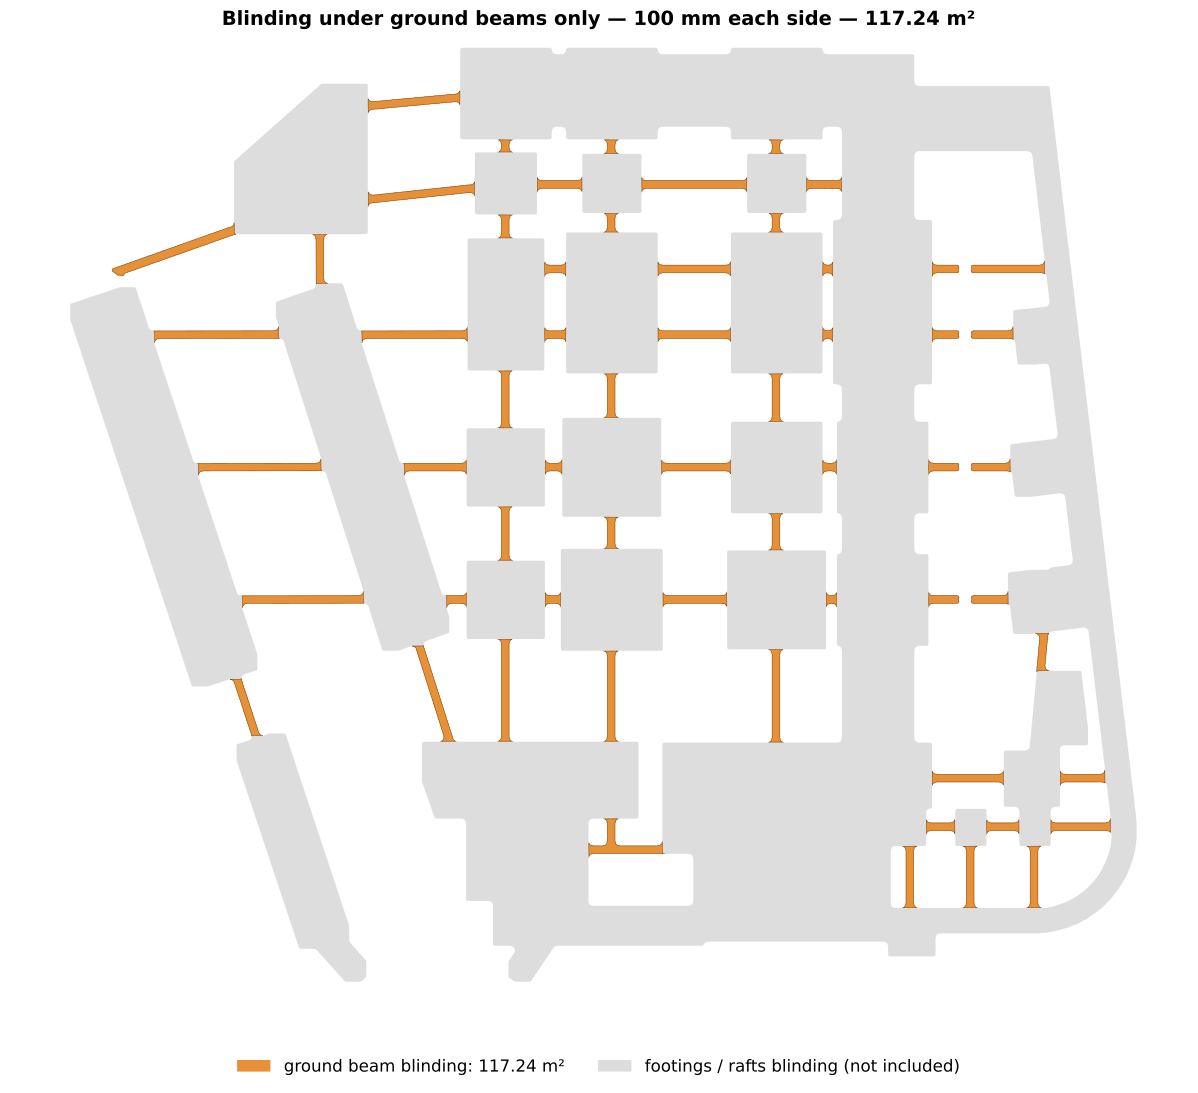

The Python source for this figure:
"""Blinding under the ground beams only (G.B, G.B1-G.B5), 100 mm projection each side.

  - beam concrete = the foundation RC footprint minus the footings/rafts (parts narrower
    than 1 m, see footings_concrete.py); pieces under 0.3 m² (corner slivers) are ignored
  - beam blinding = beam concrete grown by 100 mm, minus the blinding already under the
    footings and rafts (so nothing is counted twice)
Outputs: beam_blinding.dxf (traced closed polylines, plan coordinates), beam_blinding.pdf,
beam_blinding.xlsx
"""
import sys
import numpy as np
from skimage import measure
from shapely.geometry import Polygon
from shapely.ops import unary_union
import ezdxf
import matplotlib; matplotlib.use("Agg")
import matplotlib.pyplot as plt
import openpyxl
from openpyxl.styles import Font, PatternFill

sys.argv = sys.argv[:1]
exec(open("footings_concrete.py").read().split('ws.title = "Footings & rafts"')[0])
beam_rc = rc & ~feet
lb, nb = ndi.label(beam_rc)
sizes = ndi.sum(np.ones_like(lb), lb, index=np.arange(1, nb + 1)) * RES * RES
beam_rc = np.isin(lb, [i + 1 for i, a in enumerate(sizes) if a > 0.3])
P = int(round(PROJECTION / RES)); pdisk = np.hypot(*np.mgrid[-P:P + 1, -P:P + 1]) <= P
beam_bl = ndi.binary_dilation(beam_rc, structure=pdisk) & ~feet_blind
conc_area = beam_rc.sum() * RES * RES
bl_area = beam_bl.sum() * RES * RES
drawn_area = (blind & ~feet_blind).sum() * RES * RES


def trace(mask):
    m = np.pad(mask, 1)
    geom = Polygon()
    rings = []
    for c in measure.find_contours(m.astype(np.uint8), 0.5):
        if len(c) >= 4:
            pg = Polygon([(X0 + (cc - 1) * RES + RES / 2, Y1 - (rr - 1) * RES - RES / 2) for rr, cc in c]).buffer(0)
            if pg.area > 0.02:
                rings.append(pg)
    for pg in sorted(rings, key=lambda g: -g.area):
        geom = geom.symmetric_difference(pg)
    return geom.simplify(0.01)


g = trace(beam_bl)
polys = [p for p in getattr(g, "geoms", [g]) if p.area > 0.05]
doc = ezdxf.new("R2018", setup=True); doc.units = ezdxf.units.M
msp = doc.modelspace()
doc.layers.add("BLINDING-GROUND-BEAMS", color=30); doc.layers.add("BLINDING-GROUND-BEAMS-HATCH", color=30)
doc.layers.add("BLINDING-LABEL", color=7)
for pg in polys:
    ext = list(pg.exterior.coords)[:-1]
    msp.add_lwpolyline(ext, close=True, dxfattribs={"layer": "BLINDING-GROUND-BEAMS"})
    h = msp.add_hatch(color=30, dxfattribs={"layer": "BLINDING-GROUND-BEAMS-HATCH"})
    h.set_pattern_fill("ANSI31", scale=0.03)
    h.paths.add_polyline_path(ext, is_closed=True, flags=ezdxf.const.BOUNDARY_PATH_EXTERNAL)
    for hole in pg.interiors:
        msp.add_lwpolyline(list(hole.coords)[:-1], close=True, dxfattribs={"layer": "BLINDING-GROUND-BEAMS"})
        h.paths.add_polyline_path(list(hole.coords)[:-1], is_closed=True)
msp.add_mtext(f"BLINDING UNDER GROUND BEAMS (100 mm projection each side)\\P"
              f"beam concrete = {conc_area:.2f} m²\\Pbeam blinding = {bl_area:.2f} m²  (volume @ 100 mm = {bl_area * .1:.2f} m³)",
              dxfattribs={"layer": "BLINDING-LABEL", "char_height": 0.5}).set_location((-50, 66), attachment_point=7)
doc.saveas("beam_blinding.dxf")

fig, ax = plt.subplots(figsize=(16.5, 13))
xs = np.linspace(X0, X1, W); ys = np.linspace(Y1, Y0, H)
ax.contourf(xs, ys, feet_blind.astype(float), levels=[.5, 1.5], colors=["#dddddd"])
for pg in polys:
    ax.fill(*pg.exterior.xy, fc="#e69138", ec="#7f4000", lw=.4)
ax.set_xlim(X0, X1); ax.set_ylim(Y0, Y1); ax.set_aspect("equal"); ax.axis("off")
ax.fill([], [], fc="#e69138", label=f"ground beam blinding: {bl_area:,.2f} m²")
ax.fill([], [], fc="#dddddd", label="footings / rafts blinding (not included)")
ax.legend(loc="upper center", bbox_to_anchor=(.5, -.01), ncol=2, fontsize=12, frameon=False)
ax.set_title(f"Blinding under ground beams only — 100 mm each side — {bl_area:,.2f} m²", fontsize=14, weight="bold")
fig.savefig("beam_blinding.pdf", bbox_inches="tight")

wb = openpyxl.Workbook(); ws = wb.active; ws.title = "Ground beams"
ws.append(["Item", "Value"])
for c in ws[1]:
    c.font = Font(bold=True, color="FFFFFF"); c.fill = PatternFill("solid", fgColor="305496")
for row in [("Ground beam concrete footprint (m²)", round(conc_area, 2)),
            ("Ground beam blinding, 100 mm each side, outside footing/raft blinding (m²)", round(bl_area, 2)),
            ("Blinding volume @ 100 mm (m³)", round(bl_area * .1, 2)),
            ("Equivalent length @ 0.50 m blinding width (m)", round(bl_area / .5, 1)),
            ("Check: beam blinding as drawn on the plan (m²)", round(drawn_area, 2))]:
    ws.append(list(row))
ws.column_dimensions["A"].width = 70; ws.column_dimensions["B"].width = 14
wb.save("beam_blinding.xlsx")
print(f"beam concrete={conc_area:.2f} beam blinding={bl_area:.2f} drawn={drawn_area:.2f} pieces={len(polys)}")
